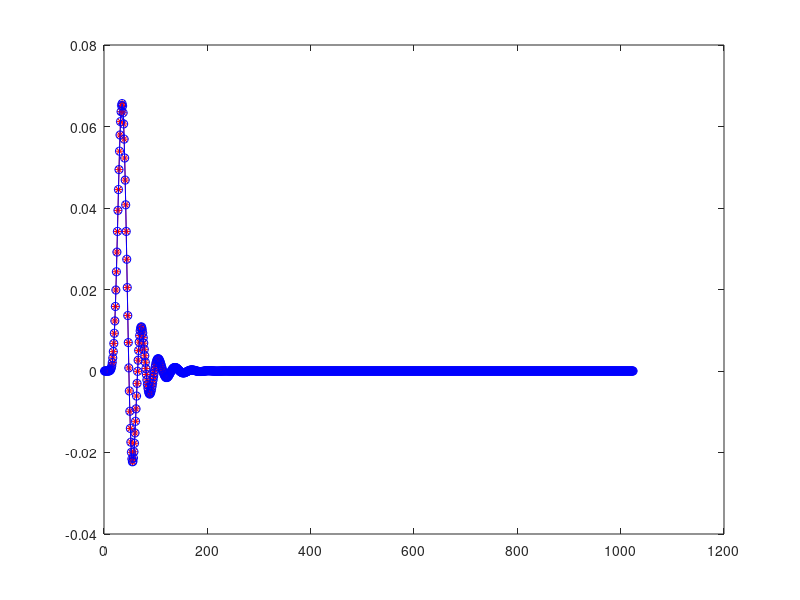

This figure's MATLAB source:
clear; 
Nsos = 4; % number of second order sections
Wc=1/16; 

coeff_int = 2;
coeff_frac = 12;
coeff_width = coeff_int + coeff_frac;

%  iir filter

[b, a] = butter(Nsos*2,Wc); 
%[b, a] = besself(Nsos*2,Wc); 
%Rp = 5; Rs = 20; [b, a] = ellip (Nsos*2, Rp, Rs, Wc);
%Rp=5; [b, a]=cheby1(Nsos*2, Rp, Wc);

%freqz(b,a,4096);

% convert filter to second order sections
[sos, g] = tf2sos(b,a);
sos(:,1:3) = sos(:,1:3) * (g^(1/Nsos)); % scale the b coefficients by g.

%sec = 4; zplane(sos(sec,1:3), sos(sec,4:6)); 


% quantize coefficients
sos_q = round(sos*(2^coeff_frac));
sos_q_scaled = sos_q/(2^coeff_frac);
max_q_coeff_int = floor(max(max(abs(sos_q_scaled))));
if (max_q_coeff_int > (2^(coeff_int-2))) printf("ERROR: not enough integer bits.\n"); endif;

% look at the quantized filter coefficients
[b_q, a_q] = sos2tf(sos_q_scaled);
%zplane(b_q, a_q);
%freqz(b_q, a_q, 4096);

% simulate the filter.
Nsim = 1024;
s=zeros(1,Nsim); s(5) = 1; % impulse

% direct implementation
s_filt = filter(b_q,a_q,s);

% cascaded SOS
s_filt2 = s;
for i=1:Nsos
    b_sos = sos_q_scaled(i,1:3);
    a_sos = sos_q_scaled(i,4:6);
    s_filt2 = filter(b_sos, a_sos, s_filt2);
endfor

% low level second order sections
s_filt3 = s;
for i=1:Nsos
    Xk0=0; Xk1=0; Xk2=0; Yk0=0; Yk1=0; Yk2=0;
    b0 = sos_q_scaled(i,1);
    b1 = sos_q_scaled(i,2);
    b2 = sos_q_scaled(i,3);
    a1 = sos_q_scaled(i,5);
    a2 = sos_q_scaled(i,6);
    for k=1:Nsim
        Xk0 = s_filt3(k);    
        Yk0 = b0*Xk0 + b1*Xk1 + b2*Xk2 - a1*Yk1 - a2*Yk2; % note - sign on a1, a2.
        Xk2=Xk1; Xk1=Xk0; Yk2=Yk1; Yk1=Yk0; 
        s_filt3(k) = Yk0;
    endfor
endfor

plot(s_filt, '*r-'); hold on; plot(s_filt3, 'ob-'); hold off;

% print out the coefficients in C++ table. 
printf("    const int Nsos = %d; // number of second order sections.\n", Nsos);
printf("    const coeff_type coeff_array[Nsos][6] = {\n");
for i=1:Nsos
    printf("        { ");
    for j=1:6
        printf("%+3.10f", sos_q_scaled(i,j));
        if (j==6) printf(" "); else printf(", "); endif
    endfor
    if (i==Nsos) printf("}\n"); else printf("},\n"); endif
endfor
printf("    };\n");
